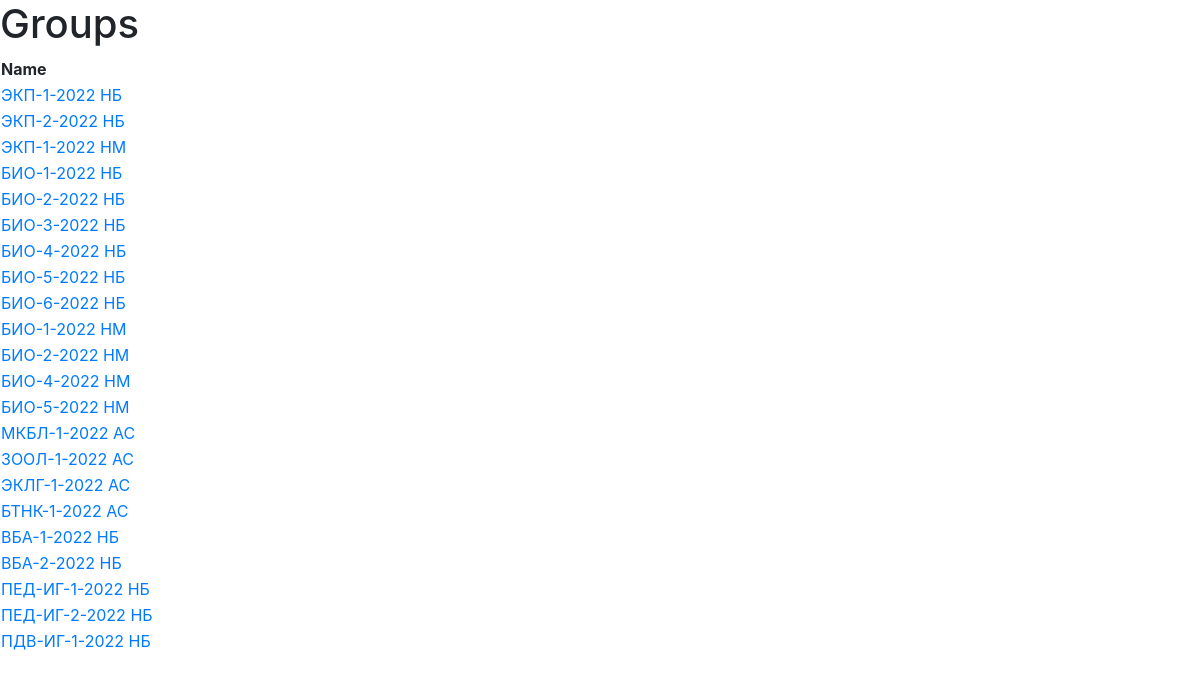
Page /groups/66 on the committed database.
### models.py (models this page shows)
class Group(Base):
    __tablename__ = 'groups'
    id = Column(Integer, primary_key=True)
    name = Column(String)
    data = Column(String)
    course_id = Column(Integer, ForeignKey('courses.id'))
    course = relationship('Course', back_populates='groups')

### app.py (the view)
@app.route('/groups/<int:course_id>')
def groups(course_id):
    return render_template('groups.html', groups=get_groups(course_id))

### app.py (called while the page is built)
def get_groups(course_id):
    session = Session()
    groups = session.query(Group).filter_by(course_id=course_id).all()
    session.close()
    return groups

### templates/groups.html (shortened to what this page needs)
<!DOCTYPE html>
<html>
<head>
    <link rel="stylesheet" href="https://maxcdn.bootstrapcdn.com/bootstrap/4.5.2/css/bootstrap.min.css">
</head>
<body>
    <h1>Groups</h1>
    <table>
        <tr>
            <th>Name</th>
        </tr>
        {% for group in groups %}
            <tr>
                <td><a href="#" class="group-link" data-group-id="{{ group.id }}">{{ group.name }}</a></td>
            </tr>
        {% endfor %}
    </table>
</body>
</html>

### rows in the picture
Group: name "ЭКП-1-2022 НБ"
Group: name "ЭКП-2-2022 НБ"
Group: name "ЭКП-1-2022 НМ"
Group: name "БИО-1-2022 НБ"
Group: name "БИО-2-2022 НБ"
Group: name "БИО-3-2022 НБ"
Group: name "БИО-4-2022 НБ"
Group: name "БИО-5-2022 НБ"
Group: name "БИО-6-2022 НБ"
Group: name "БИО-1-2022 НМ"
Group: name "БИО-2-2022 НМ"
Group: name "БИО-4-2022 НМ"
Group: name "БИО-5-2022 НМ"
Group: name "МКБЛ-1-2022 АС"
Group: name "ЗООЛ-1-2022 АС"
Group: name "ЭКЛГ-1-2022 АС"
Group: name "БТНК-1-2022 АС"
Group: name "ВБА-1-2022 НБ"
Group: name "ВБА-2-2022 НБ"
Group: name "ПЕД-ИГ-1-2022 НБ"
Group: name "ПЕД-ИГ-2-2022 НБ"
Group: name "ПДВ-ИГ-1-2022 НБ"
